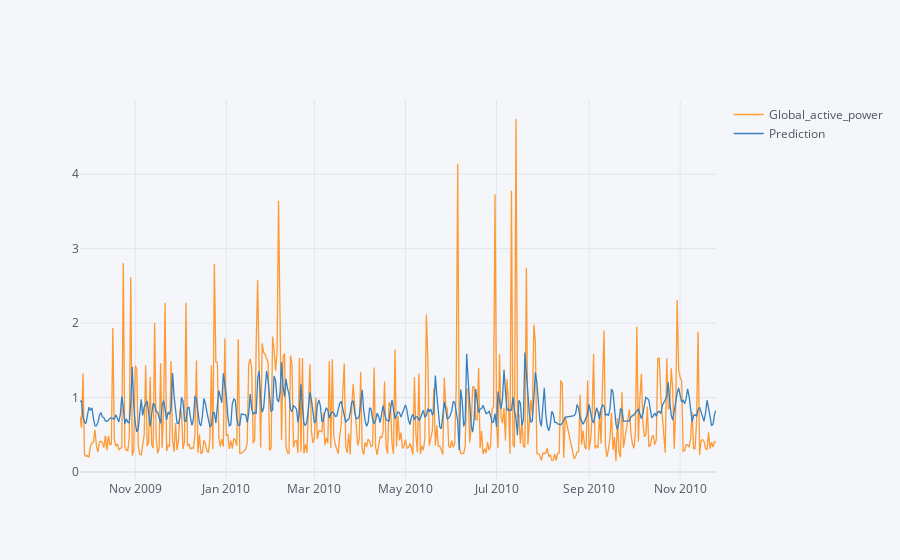

Notebook code cell kept with this figure:
### Code cell
#plot the two values
testPredictPlot = pd.DataFrame(testPredict,index = data[len(trainPredict)+(look_back*2)+1:len(scaled)-1:].index,columns=['Prediction'])
pd.concat([data[len(trainPredict)+(look_back*2)+1:len(scaled)-1],testPredictPlot],axis=1).iplot(title="Prediction",xTitle='TIme Stamp',yTitle='Demand')

### Figure 1 — Plotly figure (JSON) as saved in the notebook; plotly's stock layout.template omitted (floating-point values rounded to 4 significant figures; data arrays with more than 128 entries replaced by an {"elided": "..."} marker saying what was removed)
{"data": [{"line": {"color": "rgba(255, 153, 51, 1.0)", "dash": "solid", "shape": "linear", "width": 1.3}, "mode": "lines", "name": "Global_active_power", "text": "", "type": "scatter", "x": {"elided": "416 str values"}, "y": {"elided": "416 float values"}}, {"line": {"color": "rgba(55, 128, 191, 1.0)", "dash": "solid", "shape": "linear", "width": 1.3}, "mode": "lines", "name": "Prediction", "text": "", "type": "scatter", "x": {"elided": "416 str values"}, "y": {"elided": "416 float values"}}], "layout": {"legend": {"bgcolor": "#F5F6F9", "font": {"color": "#4D5663"}}, "paper_bgcolor": "#F5F6F9", "plot_bgcolor": "#F5F6F9", "title": {"font": {"color": "#4D5663"}}, "xaxis": {"gridcolor": "#E1E5ED", "showgrid": true, "tickfont": {"color": "#4D5663"}, "title": {"font": {"color": "#4D5663"}, "text": ""}, "zerolinecolor": "#E1E5ED"}, "yaxis": {"gridcolor": "#E1E5ED", "showgrid": true, "tickfont": {"color": "#4D5663"}, "title": {"font": {"color": "#4D5663"}, "text": ""}, "zerolinecolor": "#E1E5ED"}}}
